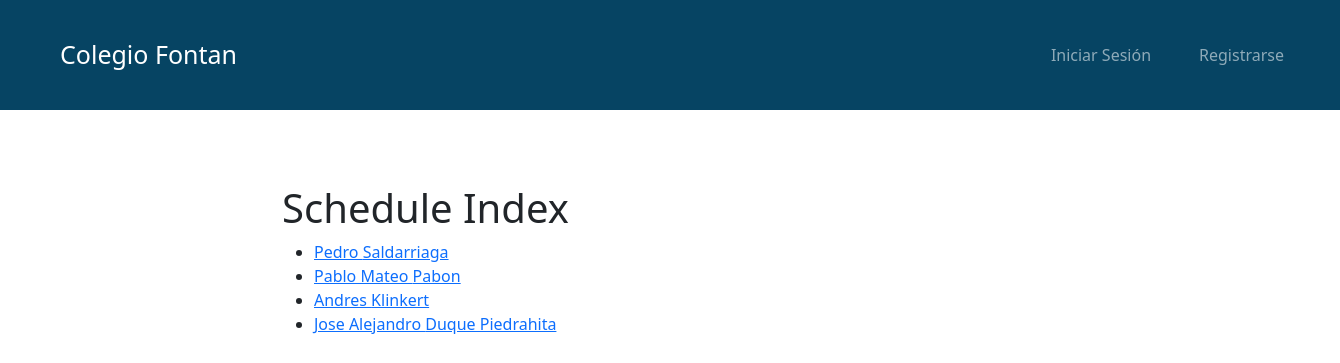
The app's page /schedules/ with its own data.
### students/models.py (models this page shows)
class Student(models.Model):
    student_id = models.AutoField(primary_key=True)
    name = models.CharField(max_length=100)
    lastname = models.CharField(max_length=100)
    id_number = models.IntegerField(unique=True)
    autonomy_level = models.IntegerField(
        choices=[  # Cambiar los valores a enteros
            (1, 'Nivel 1'),
            (2, 'Nivel 2'),
            (3, 'Nivel 3'),
        ],
        default=1,  # Si no se especifica, por defecto se asigna "Nivel 1"
    )
    extended_vacation = models.BooleanField(default=False)
    grade = models.IntegerField(  # Cambiar los valores a enteros
        choices=[
            (1, '1'),
            (2, '2'),
            (3, '3'),
            (4, '4'),
            (5, '5'),
            (6, '6'),
            (7, '7'),
            (8, '8'),
            (9, '9'),
            (10, '10'),
            (11, '11'),  # Cambiar 'once' a 11 para que sea numérico
        ],
        default=1,  # Por defecto se asigna "Primero"
    )
    workshop = models.ForeignKey('workshops.Workshop', on_delete=models.SET_NULL, null=True, blank=True)
    def __str__(self):
        return f"{self.name} {self.lastname} (ID: {self.student_id}) (Grado: {self.grade})"

### schedules/views.py (the view)
# urls.py: path('', views.schedule_index, name='schedule_index'),
def schedule_index(request):
    students = Student.objects.all()
    print(students)  # Esto imprimirá en la consola de Django
    return render(request, 'schedules/schedule_index.html', {'students': students})

### schedules/templates/schedules/schedule_index.html
{% extends 'base.html' %}
{% block content %}
<h1>Schedule Index</h1>
<ul>
    {% for student in students %}
        <li>
            <a href="{% url 'student_schedule' student.student_id %}">{{ student.name }} {{ student.lastname }}</a>
        </li>
    {% empty %}
        <li>No students found.</li>
    {% endfor %}
</ul>
{% endblock %}

### records on screen
Student: name "Pedro", lastname "Saldarriaga"
Student: name "Pablo Mateo", lastname "Pabon"
Student: name "Andres", lastname "Klinkert"
Student: name "Jose Alejandro", lastname "Duque Piedrahita"
